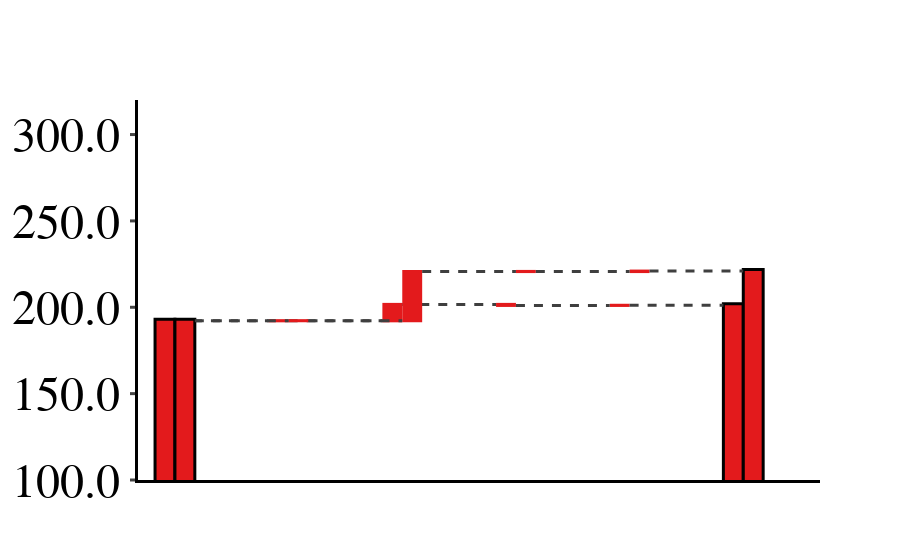
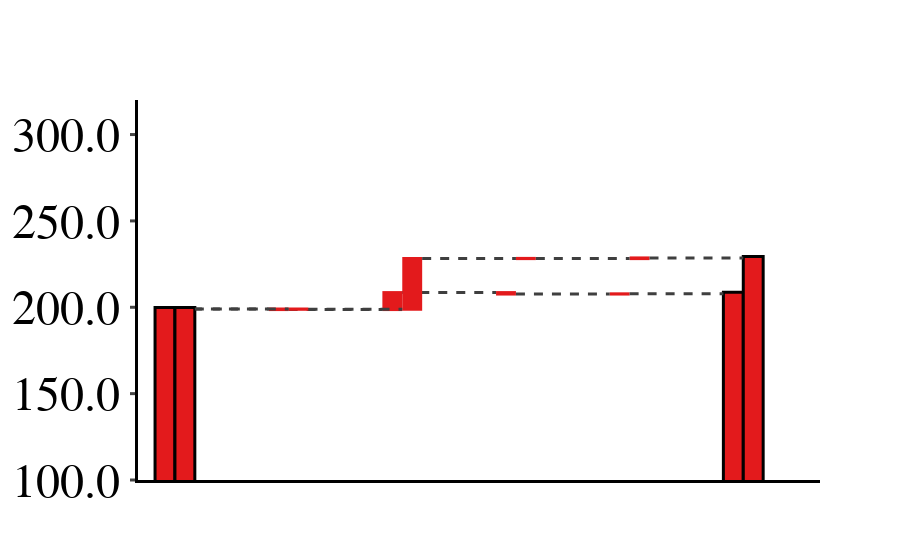
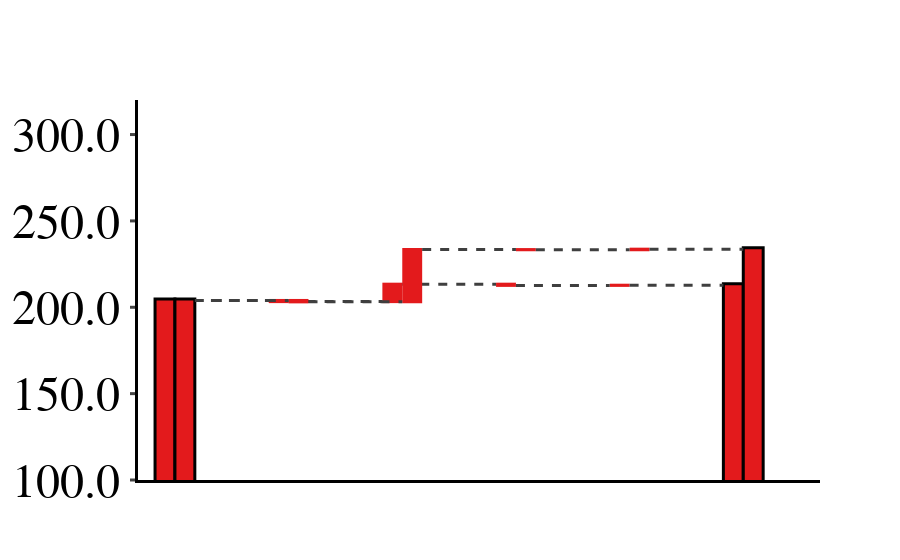
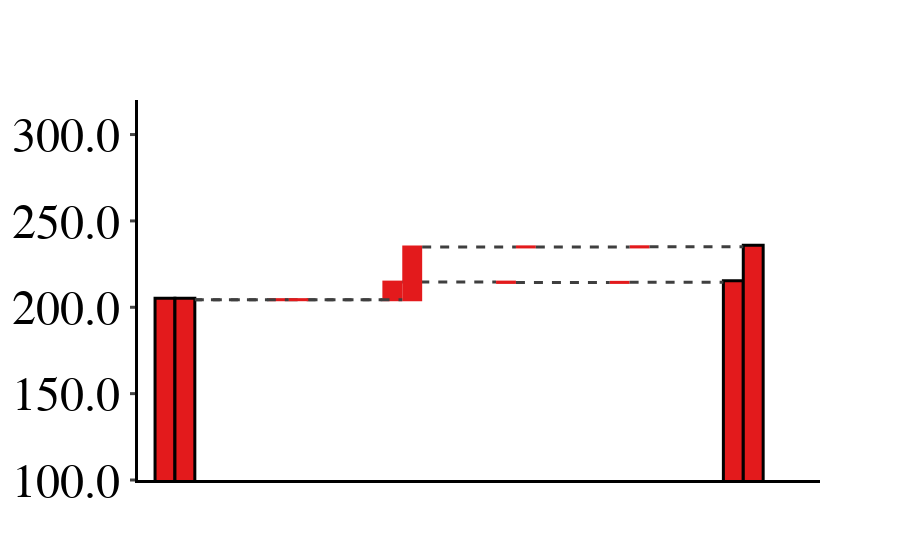

Notebook code for these charts, in order:
### Code cell
dtick = 50
waterfall(
    measure,
    sofc_FDP_high,
    sofc_FDP_low,
    RE_sofc_FDP_high,
    RE_sofc_FDP_low,
    (100, 320),
    "rgb(227, 26, 28)",
    "rgb(227, 26, 28)",
    "rgb(250, 192, 144)",
    "rgb(250, 192, 144)",
    dtick,
)
waterfall(
    measure,
    mcfc_FDP_high,
    mcfc_FDP_low,
    RE_mcfc_FDP_high,
    RE_mcfc_FDP_low,
    (100, 320),
    "rgb(227, 26, 28)",
    "rgb(227, 26, 28)",
    "rgb(250, 192, 144)",
    "rgb(250, 192, 144)",
    dtick,
)
waterfall(
    measure,
    pafc_FDP_high,
    pafc_FDP_low,
    RE_pafc_FDP_high,
    RE_pafc_FDP_low,
    (100, 320),
    "rgb(227, 26, 28)",
    "rgb(227, 26, 28)",
    "rgb(250, 192, 144)",
    "rgb(250, 192, 144)",
    dtick,
)
waterfall(
    measure,
    pemfc_FDP_high,
    pemfc_FDP_low,
    RE_pemfc_FDP_high,
    RE_pemfc_FDP_low,
    (100, 320),
    "rgb(227, 26, 28)",
    "rgb(227, 26, 28)",
    "rgb(250, 192, 144)",
    "rgb(250, 192, 144)",
    dtick,
)

### Figure 1 — Plotly figure (JSON) as saved in the notebook; plotly's stock layout.template omitted (floating-point values rounded to 4 significant figures)
{"data": [{"connector": {"line": {"color": "rgb(63, 63, 63)", "dash": "dash", "width": 3}}, "decreasing": {"marker": {"color": "rgb(227, 26, 28)"}}, "increasing": {"marker": {"color": "rgb(227, 26, 28)"}}, "measure": ["absolute", "relative", "relative", "relative", "relative", "total"], "orientation": "v", "totals": {"marker": {"color": "rgb(227, 26, 28)", "line": {"color": "black", "width": 3}}}, "type": "waterfall", "x": ["Initial", "EoL recycling", "fuel efficiency losses", "system lifetime increase", "capacity factor decrease", "Adjusted"], "y": [192.2, -0.09846, 9.521, -0.6078, 0.09351, 201.2]}, {"connector": {"line": {"color": "rgb(63, 63, 63)", "dash": "dash", "width": 3}}, "decreasing": {"marker": {"color": "rgb(227, 26, 28)"}}, "increasing": {"marker": {"color": "rgb(227, 26, 28)"}}, "measure": ["absolute", "relative", "relative", "relative", "relative", "total"], "orientation": "v", "totals": {"marker": {"color": "rgb(227, 26, 28)", "line": {"color": "black", "width": 3}}}, "type": "waterfall", "x": ["Initial", "EoL recycling", "fuel efficiency losses", "system lifetime increase", "capacity factor decrease", "Adjusted"], "y": [192.2, -0.05346, 28.56, -0.08683, 0.2894, 221.0]}, {"connector": {"line": {"color": "rgb(63, 63, 63)", "dash": "dash", "width": 3}}, "decreasing": {"marker": {"color": "rgb(250, 192, 144)"}}, "increasing": {"marker": {"color": "rgb(250, 192, 144)"}}, "measure": ["absolute", "relative", "relative", "relative", "relative", "total"], "orientation": "v", "totals": {"marker": {"color": "rgb(250, 192, 144)", "line": {"color": "black", "width": 3}}}, "type": "waterfall", "x": ["Initial", "EoL recycling", "fuel efficiency losses", "system lifetime increase", "capacity factor decrease", "Adjusted"], "y": [15.86, -0.04084, 0.7124, -0.5392, 0.08296, 16.08]}, {"connector": {"line": {"color": "rgb(63, 63, 63)", "dash": "dash", "width": 3}}, "decreasing": {"marker": {"color": "rgb(250, 192, 144)"}}, "increasing": {"marker": {"color": "rgb(250, 192, 144)"}}, "measure": ["absolute", "relative", "relative", "relative", "relative", "total"], "orientation": "v", "totals": {"marker": {"color": "rgb(250, 192, 144)", "line": {"color": "black", "width": 3}}}, "type": "waterfall", "x": ["Initial", "EoL recycling", "fuel efficiency losses", "system lifetime increase", "capacity factor decrease", "Adjusted"], "y": [15.86, -0.02004, 2.137, -0.07704, 0.2568, 18.16]}], "layout": {"font": {"family": "Times New Roman"}, "paper_bgcolor": "rgba(0,0,0,0)", "plot_bgcolor": "rgba(0,0,0,0)", "showlegend": false, "waterfallgap": 0.3, "xaxis": {"linecolor": "black", "linewidth": 3, "showgrid": false, "showticklabels": false, "tickfont": {"color": "black", "family": "Calibri", "size": 30}, "visible": true}, "yaxis": {"dtick": 50, "linecolor": "black", "linewidth": 3, "range": [100, 320], "showgrid": false, "showline": true, "showticklabels": true, "tickfont": {"color": "black", "family": "Times New Roman", "size": 48}, "tickformat": ".1f", "ticks": "outside", "tickwidth": 3, "visible": true, "zerolinecolor": "black"}}}

### Figure 2 — Plotly figure (JSON) as saved in the notebook; plotly's stock layout.template omitted (floating-point values rounded to 4 significant figures)
{"data": [{"connector": {"line": {"color": "rgb(63, 63, 63)", "dash": "dash", "width": 3}}, "decreasing": {"marker": {"color": "rgb(227, 26, 28)"}}, "increasing": {"marker": {"color": "rgb(227, 26, 28)"}}, "measure": ["absolute", "relative", "relative", "relative", "relative", "total"], "orientation": "v", "totals": {"marker": {"color": "rgb(227, 26, 28)", "line": {"color": "black", "width": 3}}}, "type": "waterfall", "x": ["Initial", "EoL recycling", "fuel efficiency losses", "system lifetime increase", "capacity factor decrease", "Adjusted"], "y": [199.0, -0.3327, 9.824, -0.8389, 0.1291, 207.8]}, {"connector": {"line": {"color": "rgb(63, 63, 63)", "dash": "dash", "width": 3}}, "decreasing": {"marker": {"color": "rgb(227, 26, 28)"}}, "increasing": {"marker": {"color": "rgb(227, 26, 28)"}}, "measure": ["absolute", "relative", "relative", "relative", "relative", "total"], "orientation": "v", "totals": {"marker": {"color": "rgb(227, 26, 28)", "line": {"color": "black", "width": 3}}}, "type": "waterfall", "x": ["Initial", "EoL recycling", "fuel efficiency losses", "system lifetime increase", "capacity factor decrease", "Adjusted"], "y": [199.0, -0.1694, 29.46, -0.1198, 0.3995, 228.6]}, {"connector": {"line": {"color": "rgb(63, 63, 63)", "dash": "dash", "width": 3}}, "decreasing": {"marker": {"color": "rgb(250, 192, 144)"}}, "increasing": {"marker": {"color": "rgb(250, 192, 144)"}}, "measure": ["absolute", "relative", "relative", "relative", "relative", "total"], "orientation": "v", "totals": {"marker": {"color": "rgb(250, 192, 144)", "line": {"color": "black", "width": 3}}}, "type": "waterfall", "x": ["Initial", "EoL recycling", "fuel efficiency losses", "system lifetime increase", "capacity factor decrease", "Adjusted"], "y": [16.99, -0.3551, 0.735, -0.7636, 0.1175, 16.72]}, {"connector": {"line": {"color": "rgb(63, 63, 63)", "dash": "dash", "width": 3}}, "decreasing": {"marker": {"color": "rgb(250, 192, 144)"}}, "increasing": {"marker": {"color": "rgb(250, 192, 144)"}}, "measure": ["absolute", "relative", "relative", "relative", "relative", "total"], "orientation": "v", "totals": {"marker": {"color": "rgb(250, 192, 144)", "line": {"color": "black", "width": 3}}}, "type": "waterfall", "x": ["Initial", "EoL recycling", "fuel efficiency losses", "system lifetime increase", "capacity factor decrease", "Adjusted"], "y": [16.99, -0.1743, 2.205, -0.1091, 0.3636, 19.28]}], "layout": {"font": {"family": "Times New Roman"}, "paper_bgcolor": "rgba(0,0,0,0)", "plot_bgcolor": "rgba(0,0,0,0)", "showlegend": false, "waterfallgap": 0.3, "xaxis": {"linecolor": "black", "linewidth": 3, "showgrid": false, "showticklabels": false, "tickfont": {"color": "black", "family": "Calibri", "size": 30}, "visible": true}, "yaxis": {"dtick": 50, "linecolor": "black", "linewidth": 3, "range": [100, 320], "showgrid": false, "showline": true, "showticklabels": true, "tickfont": {"color": "black", "family": "Times New Roman", "size": 48}, "tickformat": ".1f", "ticks": "outside", "tickwidth": 3, "visible": true, "zerolinecolor": "black"}}}

### Figure 3 — Plotly figure (JSON) as saved in the notebook; plotly's stock layout.template omitted (floating-point values rounded to 4 significant figures)
{"data": [{"connector": {"line": {"color": "rgb(63, 63, 63)", "dash": "dash", "width": 3}}, "decreasing": {"marker": {"color": "rgb(227, 26, 28)"}}, "increasing": {"marker": {"color": "rgb(227, 26, 28)"}}, "measure": ["absolute", "relative", "relative", "relative", "relative", "total"], "orientation": "v", "totals": {"marker": {"color": "rgb(227, 26, 28)", "line": {"color": "black", "width": 3}}}, "type": "waterfall", "x": ["Initial", "EoL recycling", "fuel efficiency losses", "system lifetime increase", "capacity factor decrease", "Adjusted"], "y": [203.9, -0.6667, 10.09, -0.7013, 0.1079, 212.8]}, {"connector": {"line": {"color": "rgb(63, 63, 63)", "dash": "dash", "width": 3}}, "decreasing": {"marker": {"color": "rgb(227, 26, 28)"}}, "increasing": {"marker": {"color": "rgb(227, 26, 28)"}}, "measure": ["absolute", "relative", "relative", "relative", "relative", "total"], "orientation": "v", "totals": {"marker": {"color": "rgb(227, 26, 28)", "line": {"color": "black", "width": 3}}}, "type": "waterfall", "x": ["Initial", "EoL recycling", "fuel efficiency losses", "system lifetime increase", "capacity factor decrease", "Adjusted"], "y": [203.9, -0.8152, 30.28, -0.1002, 0.3339, 233.6]}, {"connector": {"line": {"color": "rgb(63, 63, 63)", "dash": "dash", "width": 3}}, "decreasing": {"marker": {"color": "rgb(250, 192, 144)"}}, "increasing": {"marker": {"color": "rgb(250, 192, 144)"}}, "measure": ["absolute", "relative", "relative", "relative", "relative", "total"], "orientation": "v", "totals": {"marker": {"color": "rgb(250, 192, 144)", "line": {"color": "black", "width": 3}}}, "type": "waterfall", "x": ["Initial", "EoL recycling", "fuel efficiency losses", "system lifetime increase", "capacity factor decrease", "Adjusted"], "y": [17.07, -0.937, 0.755, -0.6551, 0.1008, 16.33]}, {"connector": {"line": {"color": "rgb(63, 63, 63)", "dash": "dash", "width": 3}}, "decreasing": {"marker": {"color": "rgb(250, 192, 144)"}}, "increasing": {"marker": {"color": "rgb(250, 192, 144)"}}, "measure": ["absolute", "relative", "relative", "relative", "relative", "total"], "orientation": "v", "totals": {"marker": {"color": "rgb(250, 192, 144)", "line": {"color": "black", "width": 3}}}, "type": "waterfall", "x": ["Initial", "EoL recycling", "fuel efficiency losses", "system lifetime increase", "capacity factor decrease", "Adjusted"], "y": [17.07, -0.6547, 2.265, -0.09358, 0.3119, 18.89]}], "layout": {"font": {"family": "Times New Roman"}, "paper_bgcolor": "rgba(0,0,0,0)", "plot_bgcolor": "rgba(0,0,0,0)", "showlegend": false, "waterfallgap": 0.3, "xaxis": {"linecolor": "black", "linewidth": 3, "showgrid": false, "showticklabels": false, "tickfont": {"color": "black", "family": "Calibri", "size": 30}, "visible": true}, "yaxis": {"dtick": 50, "linecolor": "black", "linewidth": 3, "range": [100, 320], "showgrid": false, "showline": true, "showticklabels": true, "tickfont": {"color": "black", "family": "Times New Roman", "size": 48}, "tickformat": ".1f", "ticks": "outside", "tickwidth": 3, "visible": true, "zerolinecolor": "black"}}}

### Figure 4 — Plotly figure (JSON) as saved in the notebook; plotly's stock layout.template omitted (floating-point values rounded to 4 significant figures)
{"data": [{"connector": {"line": {"color": "rgb(63, 63, 63)", "dash": "dash", "width": 3}}, "decreasing": {"marker": {"color": "rgb(227, 26, 28)"}}, "increasing": {"marker": {"color": "rgb(227, 26, 28)"}}, "measure": ["absolute", "relative", "relative", "relative", "relative", "total"], "orientation": "v", "totals": {"marker": {"color": "rgb(227, 26, 28)", "line": {"color": "black", "width": 3}}}, "type": "waterfall", "x": ["Initial", "EoL recycling", "fuel efficiency losses", "system lifetime increase", "capacity factor decrease", "Adjusted"], "y": [204.4, -0.04243, 10.19, -0.1712, 0.02634, 214.4]}, {"connector": {"line": {"color": "rgb(63, 63, 63)", "dash": "dash", "width": 3}}, "decreasing": {"marker": {"color": "rgb(227, 26, 28)"}}, "increasing": {"marker": {"color": "rgb(227, 26, 28)"}}, "measure": ["absolute", "relative", "relative", "relative", "relative", "total"], "orientation": "v", "totals": {"marker": {"color": "rgb(227, 26, 28)", "line": {"color": "black", "width": 3}}}, "type": "waterfall", "x": ["Initial", "EoL recycling", "fuel efficiency losses", "system lifetime increase", "capacity factor decrease", "Adjusted"], "y": [204.4, -0.02964, 30.58, -0.02446, 0.08152, 235.0]}, {"connector": {"line": {"color": "rgb(63, 63, 63)", "dash": "dash", "width": 3}}, "decreasing": {"marker": {"color": "rgb(250, 192, 144)"}}, "increasing": {"marker": {"color": "rgb(250, 192, 144)"}}, "measure": ["absolute", "relative", "relative", "relative", "relative", "total"], "orientation": "v", "totals": {"marker": {"color": "rgb(250, 192, 144)", "line": {"color": "black", "width": 3}}}, "type": "waterfall", "x": ["Initial", "EoL recycling", "fuel efficiency losses", "system lifetime increase", "capacity factor decrease", "Adjusted"], "y": [15.58, -0.03935, 0.7628, -0.1095, 0.01685, 16.21]}, {"connector": {"line": {"color": "rgb(63, 63, 63)", "dash": "dash", "width": 3}}, "decreasing": {"marker": {"color": "rgb(250, 192, 144)"}}, "increasing": {"marker": {"color": "rgb(250, 192, 144)"}}, "measure": ["absolute", "relative", "relative", "relative", "relative", "total"], "orientation": "v", "totals": {"marker": {"color": "rgb(250, 192, 144)", "line": {"color": "black", "width": 3}}}, "type": "waterfall", "x": ["Initial", "EoL recycling", "fuel efficiency losses", "system lifetime increase", "capacity factor decrease", "Adjusted"], "y": [15.58, -0.0275, 2.288, -0.01564, 0.05215, 17.88]}], "layout": {"font": {"family": "Times New Roman"}, "paper_bgcolor": "rgba(0,0,0,0)", "plot_bgcolor": "rgba(0,0,0,0)", "showlegend": false, "waterfallgap": 0.3, "xaxis": {"linecolor": "black", "linewidth": 3, "showgrid": false, "showticklabels": false, "tickfont": {"color": "black", "family": "Calibri", "size": 30}, "visible": true}, "yaxis": {"dtick": 50, "linecolor": "black", "linewidth": 3, "range": [100, 320], "showgrid": false, "showline": true, "showticklabels": true, "tickfont": {"color": "black", "family": "Times New Roman", "size": 48}, "tickformat": ".1f", "ticks": "outside", "tickwidth": 3, "visible": true, "zerolinecolor": "black"}}}
